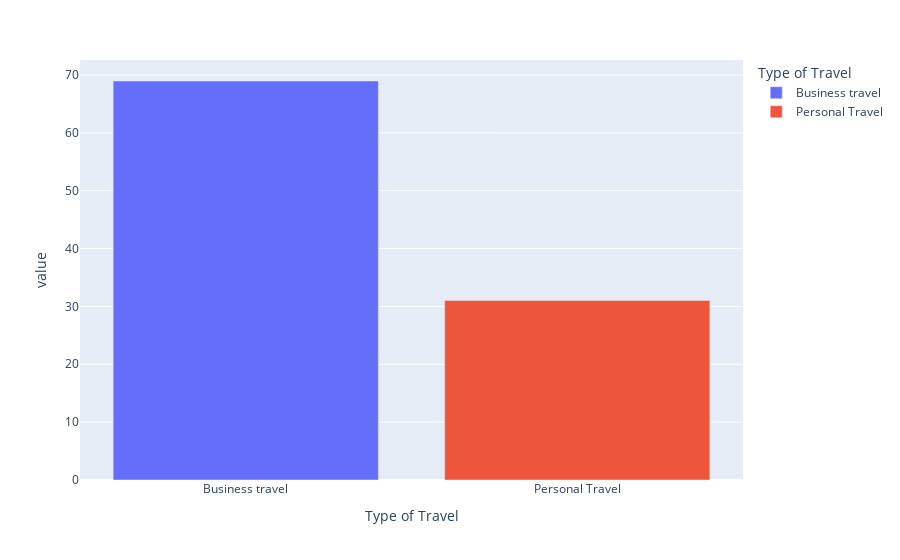

The cell this chart's notebook holds for it:
### Code cell
contagem_type_travel = df_airline_sat.value_counts('Type of Travel')
px.bar(contagem_type_travel/len(df_airline_sat) * 100, color=contagem_type_travel.index)

### Figure 1 — Plotly figure (JSON) as saved in the notebook; plotly's stock layout.template omitted (floating-point values rounded to 4 significant figures)
{"data": [{"hovertemplate": "Type of Travel=%{x}<br>value=%{y}<extra></extra>", "legendgroup": "Business travel", "marker": {"color": "#636efa", "pattern": {"shape": ""}}, "name": "Business travel", "orientation": "v", "showlegend": true, "textposition": "auto", "type": "bar", "x": ["Business travel"], "xaxis": "x", "y": [68.96], "yaxis": "y"}, {"hovertemplate": "Type of Travel=%{x}<br>value=%{y}<extra></extra>", "legendgroup": "Personal Travel", "marker": {"color": "#EF553B", "pattern": {"shape": ""}}, "name": "Personal Travel", "orientation": "v", "showlegend": true, "textposition": "auto", "type": "bar", "x": ["Personal Travel"], "xaxis": "x", "y": [31.04], "yaxis": "y"}], "layout": {"barmode": "relative", "legend": {"title": {"text": "Type of Travel"}, "tracegroupgap": 0}, "margin": {"t": 60}, "xaxis": {"anchor": "y", "categoryarray": ["Business travel", "Personal Travel"], "categoryorder": "array", "domain": [0, 1], "title": {"text": "Type of Travel"}}, "yaxis": {"anchor": "x", "domain": [0, 1], "title": {"text": "value"}}}}
